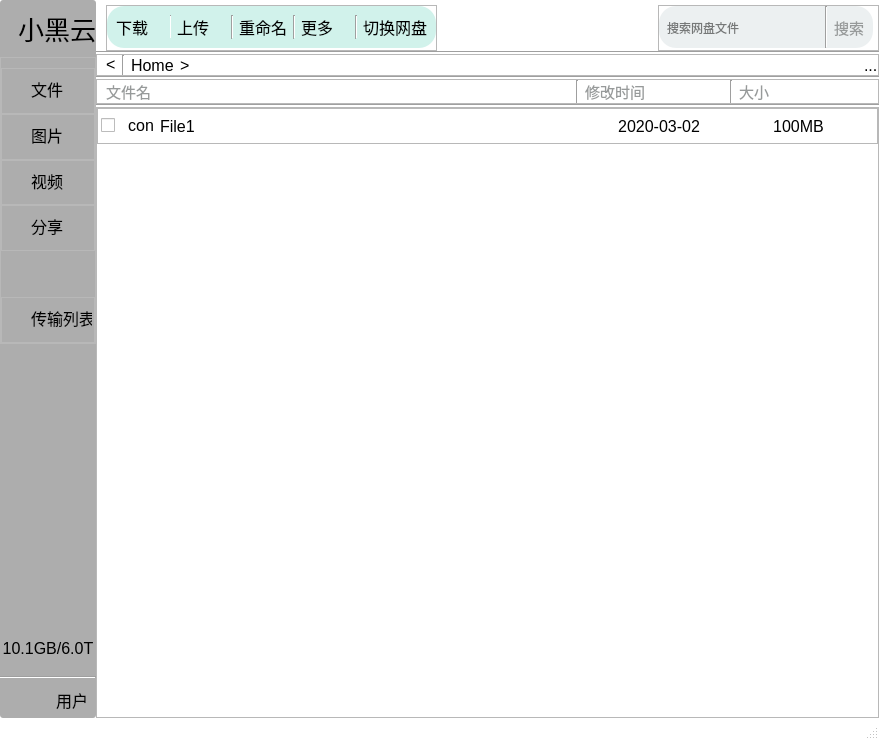
<?xml version="1.0" encoding="UTF-8"?>
<ui version="4.0">
 <class>SBCclient</class>
 <widget class="QMainWindow" name="SBCclient">
  <property name="geometry">
   <rect>
    <x>0</x>
    <y>0</y>
    <width>879</width>
    <height>740</height>
   </rect>
  </property>
  <property name="font">
   <font>
    <family>宋体</family>
    <pointsize>12</pointsize>
    <weight>50</weight>
    <italic>false</italic>
    <bold>false</bold>
   </font>
  </property>
  <property name="windowTitle">
   <string>小黑云客户端</string>
  </property>
  <property name="windowOpacity">
   <double>1.000000000000000</double>
  </property>
  <property name="styleSheet">
   <string notr="true">#SBCclient{
	background-color:white;
}
#centralwidget{
	background-color:white;
}
QLabel{
	font-size:16px;
}
Line{
	background:rgb(173, 173, 173);
}
#frame{
	border-radius:3px;
	background:rgb(173, 173, 173);
}
#frame_7 QFrame:hover{
	background:#A2D9CE;
	border-radius:10px;
	opacity:0.5;
	}
#SBCCapacity{
	border-radius:5px;
	background:#5B5B5B;
}
#usedCap{
	border-radius:5px;
	background:#006000;
	Width:60px;
}</string>
  </property>
  <widget class="QWidget" name="centralwidget">
   <layout class="QHBoxLayout" name="horizontalLayout_5" stretch="1">
    <property name="spacing">
     <number>0</number>
    </property>
    <property name="leftMargin">
     <number>0</number>
    </property>
    <property name="topMargin">
     <number>0</number>
    </property>
    <property name="rightMargin">
     <number>0</number>
    </property>
    <property name="bottomMargin">
     <number>0</number>
    </property>
    <item>
     <layout class="QHBoxLayout" name="horizontalLayout">
      <property name="spacing">
       <number>0</number>
      </property>
      <item>
       <widget class="QFrame" name="frame">
        <property name="maximumSize">
         <size>
          <width>200</width>
          <height>16777215</height>
         </size>
        </property>
        <property name="frameShape">
         <enum>QFrame::StyledPanel</enum>
        </property>
        <property name="frameShadow">
         <enum>QFrame::Raised</enum>
        </property>
        <layout class="QVBoxLayout" name="verticalLayout_5">
         <property name="spacing">
          <number>9</number>
         </property>
         <property name="leftMargin">
          <number>0</number>
         </property>
         <property name="topMargin">
          <number>9</number>
         </property>
         <property name="rightMargin">
          <number>0</number>
         </property>
         <property name="bottomMargin">
          <number>0</number>
         </property>
         <item>
          <layout class="QHBoxLayout" name="horizontalLayout_6" stretch="1,1">
           <item>
            <widget class="QLabel" name="label_10">
             <property name="sizePolicy">
              <sizepolicy hsizetype="Fixed" vsizetype="Preferred">
               <horstretch>0</horstretch>
               <verstretch>0</verstretch>
              </sizepolicy>
             </property>
             <property name="maximumSize">
              <size>
               <width>50</width>
               <height>50</height>
              </size>
             </property>
             <property name="text">
              <string/>
             </property>
             <property name="pixmap">
              <pixmap>../SBCv2/static/img/xhy.jpg</pixmap>
             </property>
            </widget>
           </item>
           <item>
            <widget class="QLabel" name="label">
             <property name="font">
              <font>
               <pointsize>-1</pointsize>
              </font>
             </property>
             <property name="styleSheet">
              <string notr="true">#label{
	font-size:26px;
}</string>
             </property>
             <property name="text">
              <string>小黑云</string>
             </property>
            </widget>
           </item>
          </layout>
         </item>
         <item>
          <widget class="QFrame" name="frame_7">
           <property name="frameShape">
            <enum>QFrame::StyledPanel</enum>
           </property>
           <property name="frameShadow">
            <enum>QFrame::Raised</enum>
           </property>
           <layout class="QVBoxLayout" name="verticalLayout_3" stretch="1,1,1,1,1,1">
            <property name="spacing">
             <number>0</number>
            </property>
            <property name="leftMargin">
             <number>0</number>
            </property>
            <property name="topMargin">
             <number>10</number>
            </property>
            <property name="rightMargin">
             <number>0</number>
            </property>
            <property name="bottomMargin">
             <number>0</number>
            </property>
            <item>
             <widget class="QFrame" name="frame_2">
              <property name="frameShape">
               <enum>QFrame::StyledPanel</enum>
              </property>
              <property name="frameShadow">
               <enum>QFrame::Raised</enum>
              </property>
              <widget class="QLabel" name="label_2">
               <property name="geometry">
                <rect>
                 <x>30</x>
                 <y>10</y>
                 <width>61</width>
                 <height>21</height>
                </rect>
               </property>
               <property name="text">
                <string>文件</string>
               </property>
              </widget>
             </widget>
            </item>
            <item>
             <widget class="QFrame" name="frame_3">
              <property name="frameShape">
               <enum>QFrame::StyledPanel</enum>
              </property>
              <property name="frameShadow">
               <enum>QFrame::Raised</enum>
              </property>
              <widget class="QLabel" name="label_3">
               <property name="geometry">
                <rect>
                 <x>30</x>
                 <y>10</y>
                 <width>61</width>
                 <height>21</height>
                </rect>
               </property>
               <property name="text">
                <string>图片</string>
               </property>
              </widget>
             </widget>
            </item>
            <item>
             <widget class="QFrame" name="frame_4">
              <property name="frameShape">
               <enum>QFrame::StyledPanel</enum>
              </property>
              <property name="frameShadow">
               <enum>QFrame::Raised</enum>
              </property>
              <widget class="QLabel" name="label_4">
               <property name="geometry">
                <rect>
                 <x>30</x>
                 <y>10</y>
                 <width>61</width>
                 <height>21</height>
                </rect>
               </property>
               <property name="text">
                <string>视频</string>
               </property>
              </widget>
             </widget>
            </item>
            <item>
             <widget class="QFrame" name="frame_5">
              <property name="frameShape">
               <enum>QFrame::StyledPanel</enum>
              </property>
              <property name="frameShadow">
               <enum>QFrame::Raised</enum>
              </property>
              <widget class="QLabel" name="label_5">
               <property name="geometry">
                <rect>
                 <x>30</x>
                 <y>10</y>
                 <width>61</width>
                 <height>21</height>
                </rect>
               </property>
               <property name="text">
                <string>分享</string>
               </property>
              </widget>
             </widget>
            </item>
            <item>
             <spacer name="verticalSpacer">
              <property name="orientation">
               <enum>Qt::Vertical</enum>
              </property>
              <property name="sizeHint" stdset="0">
               <size>
                <width>20</width>
                <height>37</height>
               </size>
              </property>
             </spacer>
            </item>
            <item>
             <widget class="QFrame" name="frame_6">
              <property name="frameShape">
               <enum>QFrame::StyledPanel</enum>
              </property>
              <property name="frameShadow">
               <enum>QFrame::Raised</enum>
              </property>
              <widget class="QLabel" name="label_6">
               <property name="geometry">
                <rect>
                 <x>30</x>
                 <y>10</y>
                 <width>61</width>
                 <height>21</height>
                </rect>
               </property>
               <property name="text">
                <string>传输列表</string>
               </property>
              </widget>
             </widget>
            </item>
           </layout>
          </widget>
         </item>
         <item>
          <spacer name="verticalSpacer_2">
           <property name="orientation">
            <enum>Qt::Vertical</enum>
           </property>
           <property name="sizeHint" stdset="0">
            <size>
             <width>20</width>
             <height>245</height>
            </size>
           </property>
          </spacer>
         </item>
         <item>
          <layout class="QVBoxLayout" name="verticalLayout_4">
           <item>
            <widget class="QLabel" name="label_7">
             <property name="text">
              <string>10.1GB/6.0T</string>
             </property>
             <property name="alignment">
              <set>Qt::AlignCenter</set>
             </property>
            </widget>
           </item>
           <item>
            <widget class="QFrame" name="SBCCapacity">
             <property name="maximumSize">
              <size>
               <width>16777215</width>
               <height>10</height>
              </size>
             </property>
             <property name="styleSheet">
              <string notr="true"/>
             </property>
             <property name="frameShape">
              <enum>QFrame::StyledPanel</enum>
             </property>
             <property name="frameShadow">
              <enum>QFrame::Raised</enum>
             </property>
             <widget class="QFrame" name="usedCap">
              <property name="geometry">
               <rect>
                <x>0</x>
                <y>0</y>
                <width>20</width>
                <height>10</height>
               </rect>
              </property>
              <property name="sizePolicy">
               <sizepolicy hsizetype="Fixed" vsizetype="Preferred">
                <horstretch>0</horstretch>
                <verstretch>0</verstretch>
               </sizepolicy>
              </property>
              <property name="maximumSize">
               <size>
                <width>20</width>
                <height>10</height>
               </size>
              </property>
              <property name="frameShape">
               <enum>QFrame::StyledPanel</enum>
              </property>
              <property name="frameShadow">
               <enum>QFrame::Raised</enum>
              </property>
             </widget>
            </widget>
           </item>
          </layout>
         </item>
         <item>
          <widget class="Line" name="line">
           <property name="styleSheet">
            <string notr="true">Line{
	background:#D0D3D4;
}</string>
           </property>
           <property name="orientation">
            <enum>Qt::Horizontal</enum>
           </property>
          </widget>
         </item>
         <item>
          <layout class="QHBoxLayout" name="horizontalLayout_7">
           <property name="spacing">
            <number>6</number>
           </property>
           <property name="leftMargin">
            <number>10</number>
           </property>
           <property name="bottomMargin">
            <number>6</number>
           </property>
           <item>
            <widget class="QLabel" name="label_usercon">
             <property name="maximumSize">
              <size>
               <width>40</width>
               <height>40</height>
              </size>
             </property>
             <property name="cursor">
              <cursorShape>PointingHandCursor</cursorShape>
             </property>
             <property name="styleSheet">
              <string notr="true">#label_usercon{
	border-radius:20px;
}</string>
             </property>
             <property name="text">
              <string/>
             </property>
             <property name="pixmap">
              <pixmap>../SBCv2/static/img/Sure.jpg</pixmap>
             </property>
            </widget>
           </item>
           <item>
            <widget class="QLabel" name="label_9">
             <property name="cursor">
              <cursorShape>PointingHandCursor</cursorShape>
             </property>
             <property name="text">
              <string>用户</string>
             </property>
            </widget>
           </item>
          </layout>
         </item>
        </layout>
       </widget>
      </item>
      <item>
       <layout class="QVBoxLayout" name="verticalLayout_2">
        <item>
         <layout class="QHBoxLayout" name="horizontalLayout_4" stretch="3,2,2">
          <property name="leftMargin">
           <number>10</number>
          </property>
          <property name="topMargin">
           <number>5</number>
          </property>
          <item>
           <widget class="QFrame" name="frame_9">
            <property name="frameShape">
             <enum>QFrame::StyledPanel</enum>
            </property>
            <property name="frameShadow">
             <enum>QFrame::Raised</enum>
            </property>
            <layout class="QHBoxLayout" name="horizontalLayout_10">
             <property name="spacing">
              <number>0</number>
             </property>
             <property name="leftMargin">
              <number>0</number>
             </property>
             <property name="topMargin">
              <number>0</number>
             </property>
             <property name="rightMargin">
              <number>0</number>
             </property>
             <property name="bottomMargin">
              <number>2</number>
             </property>
             <item>
              <widget class="QFrame" name="frame_Buttons">
               <property name="styleSheet">
                <string notr="true">#frame_Buttons{
	background:#D1F2EB;
	border-radius:17px;
	opacity:0.8;
}
#frame_Buttons QLabel:hover{
	color:blue;
	}</string>
               </property>
               <property name="frameShape">
                <enum>QFrame::StyledPanel</enum>
               </property>
               <property name="frameShadow">
                <enum>QFrame::Raised</enum>
               </property>
               <layout class="QHBoxLayout" name="horizontalLayout_9">
                <item>
                 <widget class="QLabel" name="label_14">
                  <property name="cursor">
                   <cursorShape>PointingHandCursor</cursorShape>
                  </property>
                  <property name="text">
                   <string>下载</string>
                  </property>
                 </widget>
                </item>
                <item>
                 <widget class="Line" name="line_6">
                  <property name="maximumSize">
                   <size>
                    <width>1</width>
                    <height>16777215</height>
                   </size>
                  </property>
                  <property name="orientation">
                   <enum>Qt::Vertical</enum>
                  </property>
                 </widget>
                </item>
                <item>
                 <widget class="QLabel" name="label_15">
                  <property name="cursor">
                   <cursorShape>PointingHandCursor</cursorShape>
                  </property>
                  <property name="text">
                   <string>上传</string>
                  </property>
                 </widget>
                </item>
                <item>
                 <widget class="Line" name="line_13">
                  <property name="maximumSize">
                   <size>
                    <width>2</width>
                    <height>16777215</height>
                   </size>
                  </property>
                  <property name="orientation">
                   <enum>Qt::Vertical</enum>
                  </property>
                 </widget>
                </item>
                <item>
                 <widget class="QLabel" name="label_16">
                  <property name="cursor">
                   <cursorShape>PointingHandCursor</cursorShape>
                  </property>
                  <property name="text">
                   <string>重命名</string>
                  </property>
                 </widget>
                </item>
                <item>
                 <widget class="Line" name="line_8">
                  <property name="maximumSize">
                   <size>
                    <width>2</width>
                    <height>16777215</height>
                   </size>
                  </property>
                  <property name="orientation">
                   <enum>Qt::Vertical</enum>
                  </property>
                 </widget>
                </item>
                <item>
                 <widget class="QLabel" name="label_17">
                  <property name="cursor">
                   <cursorShape>PointingHandCursor</cursorShape>
                  </property>
                  <property name="text">
                   <string>更多</string>
                  </property>
                 </widget>
                </item>
                <item>
                 <widget class="Line" name="line_9">
                  <property name="maximumSize">
                   <size>
                    <width>2</width>
                    <height>16777215</height>
                   </size>
                  </property>
                  <property name="orientation">
                   <enum>Qt::Vertical</enum>
                  </property>
                 </widget>
                </item>
                <item>
                 <widget class="QLabel" name="label_18">
                  <property name="cursor">
                   <cursorShape>PointingHandCursor</cursorShape>
                  </property>
                  <property name="text">
                   <string>切换网盘</string>
                  </property>
                 </widget>
                </item>
               </layout>
              </widget>
             </item>
            </layout>
           </widget>
          </item>
          <item>
           <spacer name="horizontalSpacer_2">
            <property name="orientation">
             <enum>Qt::Horizontal</enum>
            </property>
            <property name="sizeHint" stdset="0">
             <size>
              <width>308</width>
              <height>20</height>
             </size>
            </property>
           </spacer>
          </item>
          <item>
           <widget class="QFrame" name="frame_10">
            <property name="frameShape">
             <enum>QFrame::StyledPanel</enum>
            </property>
            <property name="frameShadow">
             <enum>QFrame::Raised</enum>
            </property>
            <layout class="QHBoxLayout" name="horizontalLayout_12">
             <property name="spacing">
              <number>0</number>
             </property>
             <property name="leftMargin">
              <number>0</number>
             </property>
             <property name="topMargin">
              <number>0</number>
             </property>
             <property name="rightMargin">
              <number>5</number>
             </property>
             <property name="bottomMargin">
              <number>2</number>
             </property>
             <item>
              <widget class="QFrame" name="frame_Search">
               <property name="styleSheet">
                <string notr="true">#frame_Search{
	background:#ECF0F1;
	border-radius:17px;
	opacity:0.5;
}
#frame_Search QLineEdit{
	background:#ECF0F1;
	border-radius:17px;
	opacity:0.5;
}
#frame_Search Line{
	background:#B3B6B7;
}
#frame_Search QLabel{
	color:#979A9A;
	font-size:15px;
}</string>
               </property>
               <property name="frameShape">
                <enum>QFrame::StyledPanel</enum>
               </property>
               <property name="frameShadow">
                <enum>QFrame::Raised</enum>
               </property>
               <layout class="QHBoxLayout" name="horizontalLayout_11">
                <property name="spacing">
                 <number>6</number>
                </property>
                <property name="leftMargin">
                 <number>6</number>
                </property>
                <property name="topMargin">
                 <number>0</number>
                </property>
                <property name="rightMargin">
                 <number>9</number>
                </property>
                <property name="bottomMargin">
                 <number>0</number>
                </property>
                <item>
                 <widget class="QLineEdit" name="lineEdit">
                  <property name="placeholderText">
                   <string>搜索网盘文件</string>
                  </property>
                 </widget>
                </item>
                <item>
                 <widget class="Line" name="line_5">
                  <property name="orientation">
                   <enum>Qt::Vertical</enum>
                  </property>
                 </widget>
                </item>
                <item>
                 <widget class="QLabel" name="label_13">
                  <property name="cursor">
                   <cursorShape>PointingHandCursor</cursorShape>
                  </property>
                  <property name="text">
                   <string>搜索</string>
                  </property>
                 </widget>
                </item>
               </layout>
              </widget>
             </item>
            </layout>
           </widget>
          </item>
         </layout>
        </item>
        <item>
         <layout class="QVBoxLayout" name="verticalLayout">
          <property name="spacing">
           <number>0</number>
          </property>
          <item>
           <widget class="Line" name="line_12">
            <property name="maximumSize">
             <size>
              <width>16777215</width>
              <height>5</height>
             </size>
            </property>
            <property name="orientation">
             <enum>Qt::Horizontal</enum>
            </property>
           </widget>
          </item>
          <item>
           <widget class="QFrame" name="frame_8">
            <property name="styleSheet">
             <string notr="true">#frame_8 QLabel{
	background:white;
	opacity:0.9;
	}</string>
            </property>
            <property name="frameShape">
             <enum>QFrame::StyledPanel</enum>
            </property>
            <property name="frameShadow">
             <enum>QFrame::Raised</enum>
            </property>
            <layout class="QHBoxLayout" name="horizontalLayout_3">
             <property name="leftMargin">
              <number>9</number>
             </property>
             <property name="topMargin">
              <number>0</number>
             </property>
             <property name="rightMargin">
              <number>0</number>
             </property>
             <property name="bottomMargin">
              <number>0</number>
             </property>
             <item>
              <widget class="QLabel" name="label_12">
               <property name="font">
                <font>
                 <pointsize>-1</pointsize>
                </font>
               </property>
               <property name="cursor">
                <cursorShape>PointingHandCursor</cursorShape>
               </property>
               <property name="text">
                <string>&lt;</string>
               </property>
              </widget>
             </item>
             <item>
              <widget class="Line" name="line_2">
               <property name="maximumSize">
                <size>
                 <width>5</width>
                 <height>16777215</height>
                </size>
               </property>
               <property name="lineWidth">
                <number>1</number>
               </property>
               <property name="orientation">
                <enum>Qt::Vertical</enum>
               </property>
              </widget>
             </item>
             <item>
              <widget class="QLabel" name="label_11">
               <property name="cursor">
                <cursorShape>PointingHandCursor</cursorShape>
               </property>
               <property name="text">
                <string>Home</string>
               </property>
              </widget>
             </item>
             <item>
              <widget class="QLabel" name="label_19">
               <property name="font">
                <font>
                 <pointsize>-1</pointsize>
                </font>
               </property>
               <property name="text">
                <string>&gt;</string>
               </property>
              </widget>
             </item>
             <item>
              <spacer name="horizontalSpacer">
               <property name="orientation">
                <enum>Qt::Horizontal</enum>
               </property>
               <property name="sizeHint" stdset="0">
                <size>
                 <width>681</width>
                 <height>20</height>
                </size>
               </property>
              </spacer>
             </item>
             <item>
              <widget class="QLabel" name="label_8">
               <property name="text">
                <string>...</string>
               </property>
              </widget>
             </item>
            </layout>
           </widget>
          </item>
          <item>
           <widget class="Line" name="line_3">
            <property name="maximumSize">
             <size>
              <width>16777215</width>
              <height>5</height>
             </size>
            </property>
            <property name="orientation">
             <enum>Qt::Horizontal</enum>
            </property>
           </widget>
          </item>
          <item>
           <widget class="QFrame" name="frame_11">
            <property name="maximumSize">
             <size>
              <width>16777215</width>
              <height>41</height>
             </size>
            </property>
            <property name="styleSheet">
             <string notr="true">#frame_11 QLabel
{
	color:#979A9A;
	font-size:15px;
}</string>
            </property>
            <property name="frameShape">
             <enum>QFrame::StyledPanel</enum>
            </property>
            <property name="frameShadow">
             <enum>QFrame::Raised</enum>
            </property>
            <layout class="QHBoxLayout" name="horizontalLayout_2" stretch="10,0,3,0,3">
             <property name="leftMargin">
              <number>9</number>
             </property>
             <property name="topMargin">
              <number>0</number>
             </property>
             <property name="rightMargin">
              <number>0</number>
             </property>
             <property name="bottomMargin">
              <number>0</number>
             </property>
             <item>
              <widget class="QLabel" name="label_20">
               <property name="text">
                <string>文件名</string>
               </property>
              </widget>
             </item>
             <item>
              <widget class="Line" name="line_10">
               <property name="maximumSize">
                <size>
                 <width>5</width>
                 <height>16777215</height>
                </size>
               </property>
               <property name="orientation">
                <enum>Qt::Vertical</enum>
               </property>
              </widget>
             </item>
             <item>
              <widget class="QLabel" name="label_21">
               <property name="text">
                <string>修改时间</string>
               </property>
              </widget>
             </item>
             <item>
              <widget class="Line" name="line_11">
               <property name="maximumSize">
                <size>
                 <width>5</width>
                 <height>16777215</height>
                </size>
               </property>
               <property name="orientation">
                <enum>Qt::Vertical</enum>
               </property>
              </widget>
             </item>
             <item>
              <widget class="QLabel" name="label_22">
               <property name="text">
                <string>大小</string>
               </property>
              </widget>
             </item>
            </layout>
           </widget>
          </item>
          <item>
           <widget class="Line" name="line_4">
            <property name="maximumSize">
             <size>
              <width>16777215</width>
              <height>5</height>
             </size>
            </property>
            <property name="orientation">
             <enum>Qt::Horizontal</enum>
            </property>
           </widget>
          </item>
         </layout>
        </item>
        <item>
         <widget class="QScrollArea" name="scrollArea">
          <property name="sizePolicy">
           <sizepolicy hsizetype="Expanding" vsizetype="Expanding">
            <horstretch>0</horstretch>
            <verstretch>0</verstretch>
           </sizepolicy>
          </property>
          <property name="font">
           <font>
            <kerning>true</kerning>
           </font>
          </property>
          <property name="layoutDirection">
           <enum>Qt::LeftToRight</enum>
          </property>
          <property name="autoFillBackground">
           <bool>false</bool>
          </property>
          <property name="styleSheet">
           <string notr="true">#scrollAreaWidgetContents
{
	background:white;
}

#scrollAreaWidgetContents QFrame:hover{
	background:#A2D9CE;
	border-radius:18px;
	opacity:0.5;
	}</string>
          </property>
          <property name="frameShadow">
           <enum>QFrame::Raised</enum>
          </property>
          <property name="lineWidth">
           <number>-1</number>
          </property>
          <property name="widgetResizable">
           <bool>true</bool>
          </property>
          <property name="alignment">
           <set>Qt::AlignLeading|Qt::AlignLeft|Qt::AlignTop</set>
          </property>
          <widget class="QWidget" name="scrollAreaWidgetContents">
           <property name="geometry">
            <rect>
             <x>0</x>
             <y>0</y>
             <width>737</width>
             <height>583</height>
            </rect>
           </property>
           <property name="layoutDirection">
            <enum>Qt::LeftToRight</enum>
           </property>
           <layout class="QFormLayout" name="formLayout">
            <property name="verticalSpacing">
             <number>0</number>
            </property>
            <property name="leftMargin">
             <number>0</number>
            </property>
            <property name="topMargin">
             <number>0</number>
            </property>
            <property name="rightMargin">
             <number>0</number>
            </property>
            <property name="bottomMargin">
             <number>0</number>
            </property>
            <item row="0" column="0" colspan="2">
             <widget class="QFrame" name="frame_13">
              <property name="minimumSize">
               <size>
                <width>0</width>
                <height>36</height>
               </size>
              </property>
              <property name="maximumSize">
               <size>
                <width>16777215</width>
                <height>36</height>
               </size>
              </property>
              <property name="frameShape">
               <enum>QFrame::StyledPanel</enum>
              </property>
              <property name="frameShadow">
               <enum>QFrame::Raised</enum>
              </property>
              <layout class="QHBoxLayout" name="horizontalLayout_14" stretch="7,2,2">
               <property name="spacing">
                <number>0</number>
               </property>
               <property name="leftMargin">
                <number>3</number>
               </property>
               <property name="topMargin">
                <number>0</number>
               </property>
               <property name="rightMargin">
                <number>9</number>
               </property>
               <property name="bottomMargin">
                <number>0</number>
               </property>
               <item>
                <layout class="QHBoxLayout" name="horizontalLayout_13" stretch="1,1,20">
                 <property name="spacing">
                  <number>6</number>
                 </property>
                 <property name="leftMargin">
                  <number>0</number>
                 </property>
                 <property name="topMargin">
                  <number>0</number>
                 </property>
                 <property name="rightMargin">
                  <number>0</number>
                 </property>
                 <item>
                  <widget class="QCheckBox" name="checkBox_2">
                   <property name="sizePolicy">
                    <sizepolicy hsizetype="Preferred" vsizetype="Fixed">
                     <horstretch>0</horstretch>
                     <verstretch>0</verstretch>
                    </sizepolicy>
                   </property>
                   <property name="text">
                    <string/>
                   </property>
                  </widget>
                 </item>
                 <item>
                  <widget class="QLabel" name="label_27">
                   <property name="sizePolicy">
                    <sizepolicy hsizetype="Fixed" vsizetype="Fixed">
                     <horstretch>0</horstretch>
                     <verstretch>0</verstretch>
                    </sizepolicy>
                   </property>
                   <property name="text">
                    <string>con</string>
                   </property>
                   <property name="alignment">
                    <set>Qt::AlignCenter</set>
                   </property>
                   <property name="margin">
                    <number>0</number>
                   </property>
                  </widget>
                 </item>
                 <item>
                  <widget class="QLabel" name="label_28">
                   <property name="sizePolicy">
                    <sizepolicy hsizetype="Preferred" vsizetype="Preferred">
                     <horstretch>9</horstretch>
                     <verstretch>0</verstretch>
                    </sizepolicy>
                   </property>
                   <property name="minimumSize">
                    <size>
                     <width>0</width>
                     <height>30</height>
                    </size>
                   </property>
                   <property name="maximumSize">
                    <size>
                     <width>16777215</width>
                     <height>36</height>
                    </size>
                   </property>
                   <property name="cursor">
                    <cursorShape>PointingHandCursor</cursorShape>
                   </property>
                   <property name="text">
                    <string>File1</string>
                   </property>
                   <property name="margin">
                    <number>2</number>
                   </property>
                  </widget>
                 </item>
                </layout>
               </item>
               <item>
                <widget class="QLabel" name="label_29">
                 <property name="sizePolicy">
                  <sizepolicy hsizetype="Preferred" vsizetype="Preferred">
                   <horstretch>3</horstretch>
                   <verstretch>0</verstretch>
                  </sizepolicy>
                 </property>
                 <property name="text">
                  <string>2020-03-02</string>
                 </property>
                 <property name="alignment">
                  <set>Qt::AlignCenter</set>
                 </property>
                </widget>
               </item>
               <item>
                <widget class="QLabel" name="label_30">
                 <property name="sizePolicy">
                  <sizepolicy hsizetype="Preferred" vsizetype="Preferred">
                   <horstretch>3</horstretch>
                   <verstretch>0</verstretch>
                  </sizepolicy>
                 </property>
                 <property name="text">
                  <string>100MB</string>
                 </property>
                 <property name="alignment">
                  <set>Qt::AlignCenter</set>
                 </property>
                 <property name="margin">
                  <number>0</number>
                 </property>
                </widget>
               </item>
              </layout>
             </widget>
            </item>
           </layout>
          </widget>
         </widget>
        </item>
       </layout>
      </item>
     </layout>
    </item>
   </layout>
  </widget>
  <widget class="QMenuBar" name="menubar">
   <property name="geometry">
    <rect>
     <x>0</x>
     <y>0</y>
     <width>879</width>
     <height>23</height>
    </rect>
   </property>
  </widget>
  <widget class="QStatusBar" name="statusbar"/>
 </widget>
 <resources/>
 <connections/>
</ui>
